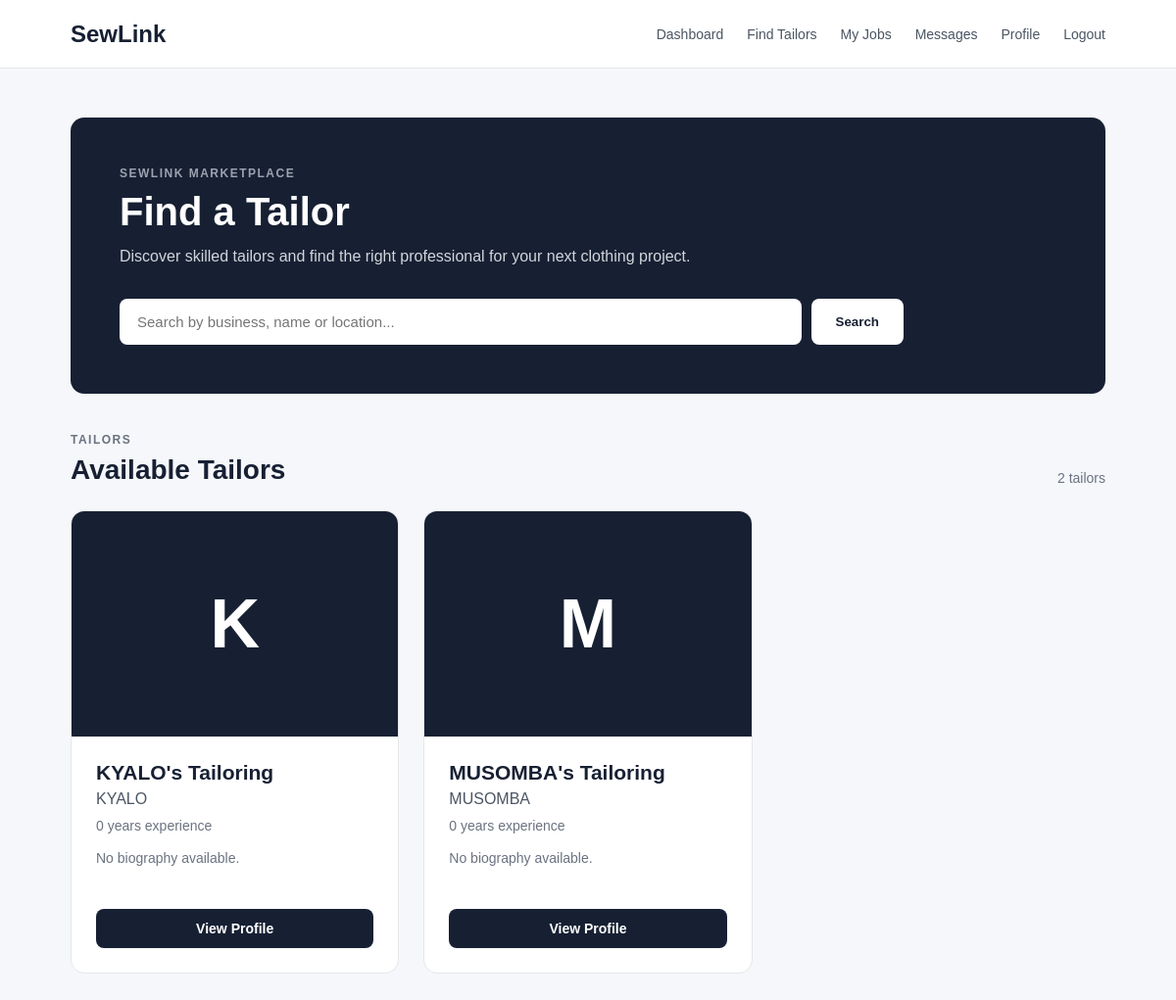
The page /customer/tailors/ (signed in) on the database its author committed.
### TailorApp/models.py (models this page shows, shortened)
class TailorProfile(models.Model):
    user = models.OneToOneField(User, on_delete=models.CASCADE, related_name='tailor_profile')
    business_name = models.CharField(max_length=150)
    full_name = models.CharField(max_length=150)
    phone = models.CharField(max_length=20)
    location = models.CharField(max_length=150)
    profile_picture = models.ImageField(upload_to='tailor_profiles/', blank=True, null=True)
    bio = models.TextField(blank=True)
    experience_years = models.PositiveIntegerField(default=0)
    skills = models.ManyToManyField(Skill, blank=True, related_name='tailors')
    is_verified = models.BooleanField(default=False)
    is_available = models.BooleanField(default=True)
    created_at = models.DateTimeField(auto_now_add=True)
    updated_at = models.DateTimeField(auto_now=True)

### CustomerApp/views.py (the view)
# urls.py: path('tailors/', views.tailor_search, name='tailor_search'),
@login_required
def tailor_search(request):
    query = request.GET.get('q', '').strip()
    tailors = TailorProfile.objects.all().order_by('-created_at')
    if query:
        tailors = tailors.filter(
            models.Q(business_name__icontains=query) |
            models.Q(full_name__icontains=query) |
            models.Q(location__icontains=query)
        )
    return render(request, 'CustomerApp/tailor_search.html', {'tailors': tailors, 'query': query})

### CustomerApp/templates/CustomerApp/tailor_search.html (shortened to what this page needs)
{% load static %}
<!DOCTYPE html>
<html lang="en">
<head>
    <link rel="stylesheet" href="{% static 'css/tailor_search.css' %}">
</head>
<body>
    <header class="navbar">
        <div class="logo">SewLink</div>
        <nav>
            <a href="{% url 'CustomerApp:dashboard' %}">Dashboard</a>
            <a href="{% url 'CustomerApp:tailor_search' %}">Find Tailors</a>
            <a href="#">My Jobs</a>
            <a href="#">Messages</a>
            <a href="{% url 'CustomerApp:profile' %}">Profile</a>
            <a href="{% url 'AuthenticationApp:logout' %}">Logout</a>
        </nav>
    </header>
    <main class="page-container">
        <section class="hero">
            <p class="eyebrow">SEWLINK MARKETPLACE</p>
            <h1>Find a Tailor</h1>
            <p>
                Discover skilled tailors and find the right professional
                for your next clothing project.
            </p>
            <form method="GET" class="search-form">
                <input
                    type="text"
                    name="q"
                    value="{{ query }}"
                    placeholder="Search by business, name or location..."
                >
                <button type="submit">Search</button>
            </form>
        </section>
        <section class="results-section">
            <div class="results-header">
                <div>
                    <p class="eyebrow">TAILORS</p>
                    {% if query %}
                        <h2>Search results for "{{ query }}"</h2>
                    {% else %}
                        <h2>Available Tailors</h2>
                    {% endif %}
                </div>
                <span>{{ tailors|length }} tailor{{ tailors|length|pluralize }}</span>
            </div>
            {% if tailors %}
                <div class="tailor-grid">
                    {% for tailor in tailors %}
                        <article class="tailor-card">
                            <div class="image-container">
                                {% if tailor.profile_picture %}
                                    <img
                                        src="{{ tailor.profile_picture.url }}"
                                        alt="{{ tailor.business_name }}"
                                    >
                                {% else %}
                                    <div class="profile-placeholder">
                                        {{ tailor.business_name|first|upper }}
                                    </div>
                                {% endif %}
                            </div>
                            <div class="tailor-content">
                                <h3>{{ tailor.business_name }}</h3>
                                <p class="tailor-name">
                                    {{ tailor.full_name }}
                                </p>
                                <p class="experience">
                                    {{ tailor.experience_years }} years experience
                                </p>
                                {% if tailor.bio %}
                                    <p class="bio">
                                        {{ tailor.bio|truncatewords:20 }}
                                    </p>
                                {% else %}
                                    <p class="bio">
                                        No biography available.
                                    </p>
                                {% endif %}
                                <a href="{% url 'CustomerApp:tailor_detail' tailor.id %}" class="profile-button">View Profile</a>
                            </div>
                        </article>
                    {% endfor %}
                </div>
            {% endif %}
        </section>
    </main>
</body>
</html>

### static/css/tailor_search.css (style rules this page uses)
* { margin: 0; padding: 0; box-sizing: border-box; }
body { font-family: Arial, sans-serif; background: #f5f7fa; color: #172033; }
.navbar { min-height: 70px; background: #ffffff; border-bottom: 1px solid #e5e7eb; display: flex; align-items: center; justify-content: space-between; padding: 0 6%; }
.logo { font-size: 24px; font-weight: 700; }
.navbar nav { display: flex; align-items: center; gap: 24px; }
.navbar nav a { color: #4b5563; text-decoration: none; font-size: 14px; }
.page-container { width: 88%; max-width: 1400px; margin: 0 auto; padding: 50px 0; }
.hero { background: #172033; color: #ffffff; padding: 50px; border-radius: 14px; margin-bottom: 40px; }
.eyebrow { font-size: 12px; font-weight: 700; letter-spacing: 1.5px; color: #6b7280; }
.hero .eyebrow { color: #9ca3af; }
.hero h1 { font-size: 40px; margin: 10px 0; }
.hero > p:not(.eyebrow) { color: #d1d5db; max-width: 650px; line-height: 1.6; margin-bottom: 30px; }
.search-form { display: flex; max-width: 800px; gap: 10px; }
.search-form input { flex: 1; padding: 15px 18px; border: none; border-radius: 8px; font-size: 15px; outline: none; }
.search-form button { padding: 15px 25px; background: #ffffff; color: #172033; border: none; border-radius: 8px; cursor: pointer; font-weight: 600; }
.results-section { width: 100%; }
.results-header { display: flex; align-items: flex-end; justify-content: space-between; margin-bottom: 25px; }
.results-header h2 { font-size: 28px; margin-top: 8px; }
.results-header > span { color: #6b7280; font-size: 14px; }
.tailor-grid { display: grid; grid-template-columns: repeat(3, 1fr); gap: 25px; }
.tailor-card { background: #ffffff; border: 1px solid #e5e7eb; border-radius: 14px; overflow: hidden; transition: transform 0.2s ease, box-shadow 0.2s ease; }
.image-container { height: 230px; background: #e5e7eb; }
.profile-placeholder { width: 100%; height: 100%; background: #172033; color: #ffffff; display: flex; align-items: center; justify-content: center; font-size: 70px; font-weight: 700; }
.tailor-content { padding: 25px; }
.tailor-content h3 { font-size: 21px; margin-bottom: 6px; }
.tailor-name { color: #4b5563; margin-bottom: 10px; }
.experience { color: #6b7280; font-size: 14px; margin-bottom: 15px; }
.bio { color: #6b7280; font-size: 14px; line-height: 1.5; min-height: 42px; }
.profile-button { display: block; text-align: center; background: #172033; color: #ffffff; text-decoration: none; padding: 12px; border-radius: 8px; margin-top: 20px; font-size: 14px; font-weight: 600; }

### rows shown on the page
TailorProfile: business_name|first "K", business_name "KYALO's Tailoring", full_name "KYALO", experience_years "0", bio "No biography available."
TailorProfile: business_name|first "M", business_name "MUSOMBA's Tailoring", full_name "MUSOMBA", experience_years "0", bio "No biography available."

### other values the page prints
{{ tailors|length }} "2"
